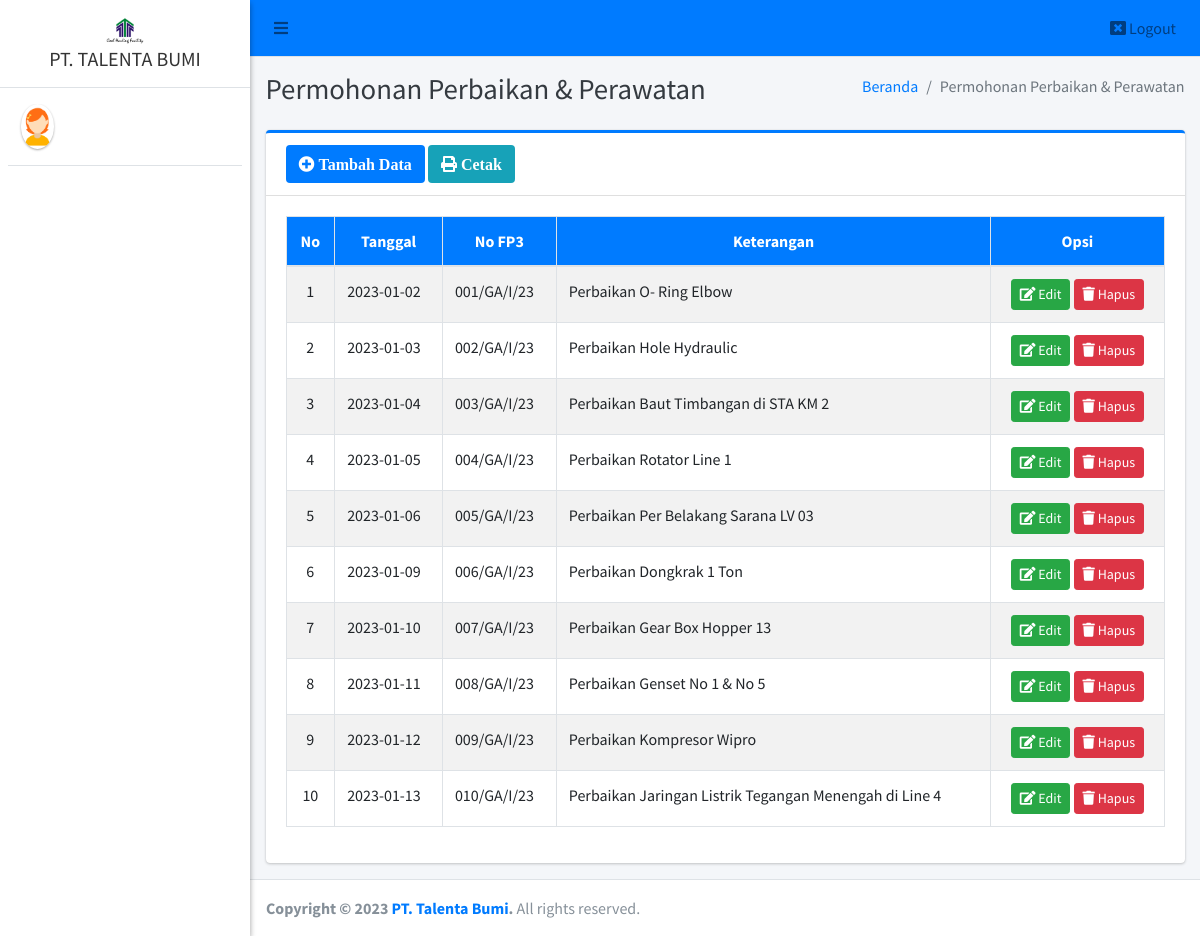
The page /admin/fp3/index.php on the database as committed earlier.
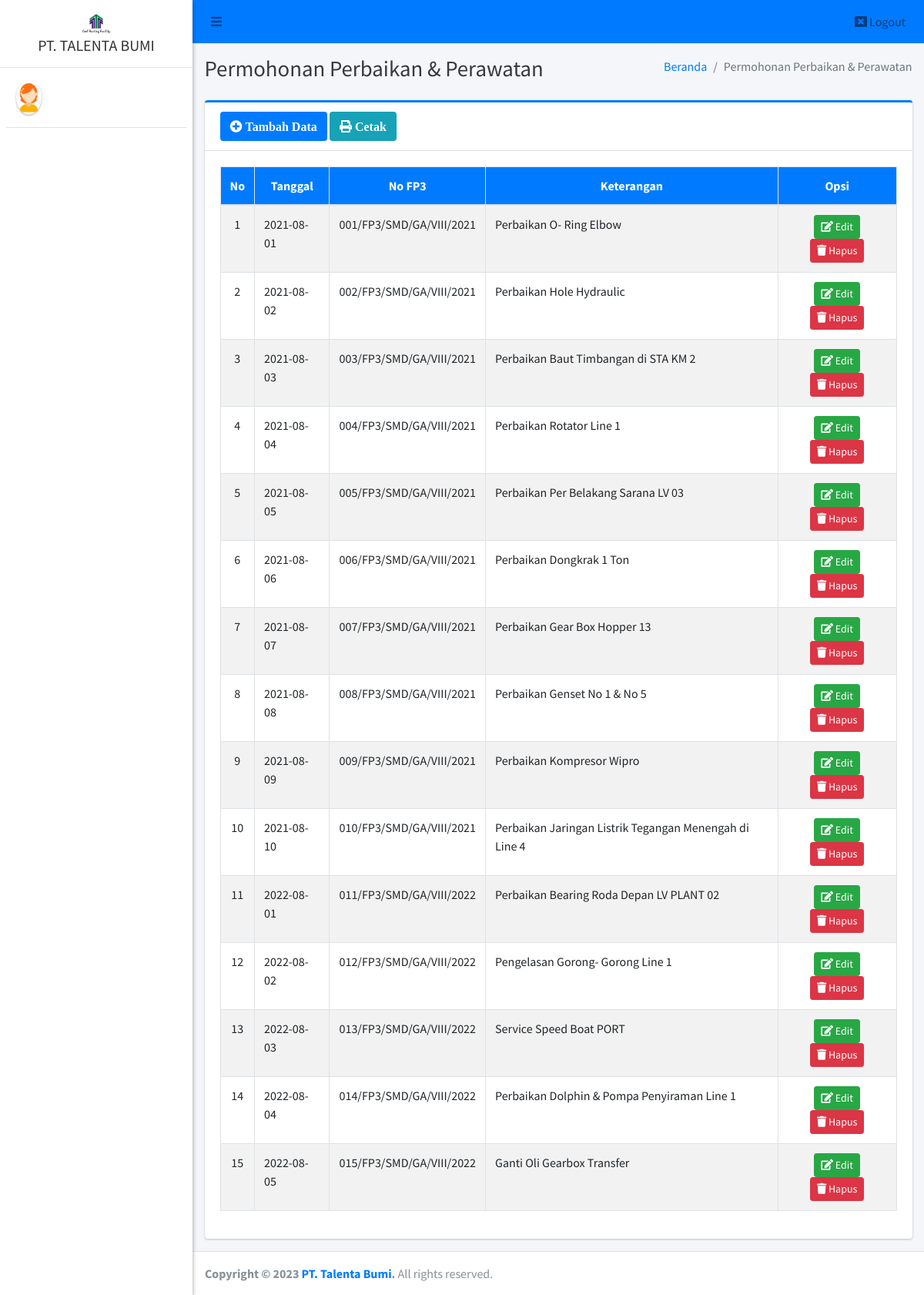
The same page on the database as committed later.
### tables this page shows
CREATE TABLE `fppp` (
  `id_fppp` int(11) NOT NULL,
  `tanggal_permintaan` date NOT NULL,
  `no_fppp` varchar(40) NOT NULL,
  `keterangan` text NOT NULL
);

### config/config.php (called while the page is built, shortened)
<?php
function base_url($url = null)
{
	$base_url = "http://localhost/talentabumi";
	if ($url != null) {
		return $base_url . "/" . $url;
	} else {
		return $base_url;
	}
}

### admin/fp3/index.php (the view, shortened to what this page needs)
<?php
require '../../config/config.php';
require '../../config/koneksi.php';
?>
<!DOCTYPE html>
<html>
<?php
include '../../templates/head.php';
?>
<body class="hold-transition sidebar-mini layout-fixed">
    <div class="wrapper">
        <?php
        include '../../templates/navbar.php';
        ?>
        <?php
        include '../../templates/sidebar.php';
        ?>
        <div class="content-wrapper">
            <div class="content-header">
                <div class="container-fluid">
                    <div class="row mb-2">
                        <div class="col-sm-6">
                            <h1 class="m-0 text-dark">Permohonan Perbaikan & Perawatan</h1>
                        </div>
                        <div class="col-sm-6">
                            <ol class="breadcrumb float-sm-right">
                                <li class="breadcrumb-item"><a href="#">Beranda</a></li>
                                <li class="breadcrumb-item active">Permohonan Perbaikan & Perawatan</li>
                            </ol>
                        </div>
                    </div>
                </div>
            </div>
            <section class="content">
                <div class="container-fluid">
                    <div class="row">
                        <div class="col-12">
                            <div class="card card-primary card-outline">
                                <div class="card-header">
                                    <a href="tambah" class="btn bg-primary"><i class="fa fa-plus-circle"> Tambah Data</i></a>
                                    <a href="#" data-toggle="modal" data-target="#fp3" class="btn bg-info"><i class="fa fa-print"> Cetak</i></a>
                                </div>
                                <div class="card-body">
                                    <div class="table-responsive">
                                        <table id="example1" class="table table-bordered table-striped">
                                            <thead class="bg-primary">
                                                <tr align="center">
                                                    <th>No</th>
                                                    <th>Tanggal</th>
                                                    <th>No FP3</th>
                                                    <th>Keterangan</th>
                                                    <th>Opsi</th>
                                                </tr>
                                            </thead>
                                            <tbody style="background-color: white">
                                                <?php
                                                $no = 1;
                                                $data = $koneksi->query("SELECT * FROM fppp ORDER BY id_fppp ASC");
                                                while ($row = $data->fetch_array()) {
                                                ?>
                                                    <tr>
                                                        <td align="center"><?= $no++ ?></td>
                                                        <td><?= $row['tanggal_permintaan'] ?></td>
                                                        <td><?= $row['no_fppp'] ?></td>
                                                        <td><?= $row['keterangan'] ?></td>
                                                        <td align="center">
                                                            <a href="edit?id=<?= $row['id_fppp'] ?>" class="btn btn-success btn-sm" title="Edit"><i class="fa fa-edit"></i> Edit</a>
                                                            <a href="hapus?id=<?= $row['id_fppp'] ?>" class="btn btn-danger btn-sm alert-hapus" title="Hapus"><i class="fa fa-trash"></i> Hapus</a>
                                                        </td>
                                                    </tr>
                                                <?php } ?>
                                            </tbody>
                                        </table>
                                    </div>
                                </div>
                            </div>
                        </div>
                    </div>
                </div>
            </section>
        </div>
        <?php include_once "../../templates/footer.php"; ?>
    </div>
</body>
</html>

### templates/head.php (shortened to what this page needs)
<head>
  <link rel="stylesheet" href="<?= base_url() ?>/assets/plugins/fontawesome-free/css/all.min.css">
  <link rel="stylesheet" href="https://code.ionicframework.com/ionicons/2.0.1/css/ionicons.min.css">
  <link rel="stylesheet" href="<?= base_url() ?>/assets/plugins/datatables-bs4/css/dataTables.bootstrap4.css">
  <link rel="stylesheet" href="<?= base_url() ?>/assets/plugins/ekko-lightbox/ekko-lightbox.css">
  <link rel="stylesheet" href="<?= base_url() ?>/assets/plugins/bootstrap-fileupload/bootstrap-fileupload.min.css">
  <link rel="stylesheet" href="<?= base_url() ?>/assets/plugins/tempusdominus-bootstrap-4/css/tempusdominus-bootstrap-4.min.css">
  <link rel="stylesheet" href="<?= base_url() ?>/assets/plugins/select2/css/select2.min.css">
  <link rel="stylesheet" href="<?= base_url() ?>/assets/plugins/select2-bootstrap4-theme/select2-bootstrap4.min.css">
  <link rel="stylesheet" href="<?= base_url() ?>/assets/plugins/icheck-bootstrap/icheck-bootstrap.min.css">
  <link rel="stylesheet" href="<?= base_url() ?>/assets/plugins/jqvmap/jqvmap.min.css">
  <link rel="stylesheet" href="<?= base_url() ?>/assets/dist/css/adminlte.min.css">
  <link rel="stylesheet" href="<?= base_url() ?>/assets/plugins/overlayScrollbars/css/OverlayScrollbars.min.css">
  <link rel="stylesheet" href="<?= base_url() ?>/assets/plugins/daterangepicker/daterangepicker.css">
  <link rel="stylesheet" href="<?= base_url() ?>/assets/plugins/summernote/summernote-bs4.css">
  <link rel="stylesheet" href="<?= base_url() ?>/assets/plugins/bootstrap-fileupload/bootstrap-fileupload.min.css">
  <link rel="stylesheet" href="<?= base_url() ?>/assets/alert/sweetalert.css">
</head>

### templates/navbar.php
<nav class="main-header navbar navbar-expand navbar-blue navbar-light">
  <ul class="navbar-nav">
    <li class="nav-item">
      <a class="nav-link" data-widget="pushmenu" href="#"><i class="fas fa-bars"></i></a>
    </li>
  </ul>
  <ul class="navbar-nav ml-auto">
    <li class="nav-item dropdown">
      <a class="nav-link alert-logout" href="<?= base_url('logout') ?>">
        <i class="fas fa-window-close"> </i> Logout
      </a>
    </li>
  </ul>
</nav>

### templates/sidebar.php (shortened to what this page needs)
<aside class="main-sidebar sidebar-light-green elevation-2">
  <a href="#" class="brand-link text-center">
    <img src="<?= base_url() ?>/assets/dist/img/logo.jpeg" style="width: 50px; justify-content: center; margin: auto; " alt="#" class="" style="opacity: .8"><br>
    <span class="brand-text font-weight-light"><b>PT. TALENTA BUMI</b></span>
  </a>
  <div class="sidebar">
    <div class="user-panel mt-3 pb-3 d-flex">
      <div class="image">
        <img src="<?= base_url() ?>/assets/dist/img/avatar6.png" class="img-circle elevation-1" alt="User Image">
      </div>
      <div class="info">
      </div>
    </div>
  </div>
</aside>

### templates/footer.php (shortened to what this page needs)
<footer class="main-footer">
  <strong>Copyright &copy; <?= date('Y') ?> <a href="#">PT. Talenta Bumi</a>.</strong>
  All rights reserved.
</footer>

Rows that differ between the two databases and show on the page:
changed fppp "Perbaikan O- Ring Elbow": tanggal_permintaan "2023-01-02" → "2021-08-01"; no_fppp "001/GA/I/23" → "001/FP3/SMD/GA/VIII/2021"
changed fppp "Perbaikan Hole Hydraulic": tanggal_permintaan "2023-01-03" → "2021-08-02"; no_fppp "002/GA/I/23" → "002/FP3/SMD/GA/VIII/2021"
changed fppp "Perbaikan Baut Timbangan di STA KM 2": tanggal_permintaan "2023-01-04" → "2021-08-03"; no_fppp "003/GA/I/23" → "003/FP3/SMD/GA/VIII/2021"
changed fppp "Perbaikan Rotator Line 1": tanggal_permintaan "2023-01-05" → "2021-08-04"; no_fppp "004/GA/I/23" → "004/FP3/SMD/GA/VIII/2021"
changed fppp "Perbaikan Per Belakang Sarana LV 03": tanggal_permintaan "2023-01-06" → "2021-08-05"; no_fppp "005/GA/I/23" → "005/FP3/SMD/GA/VIII/2021"
changed fppp "Perbaikan Dongkrak 1 Ton": tanggal_permintaan "2023-01-09" → "2021-08-06"; no_fppp "006/GA/I/23" → "006/FP3/SMD/GA/VIII/2021"
changed fppp "Perbaikan Gear Box Hopper 13": tanggal_permintaan "2023-01-10" → "2021-08-07"; no_fppp "007/GA/I/23" → "007/FP3/SMD/GA/VIII/2021"
changed fppp "Perbaikan Genset No 1 & No 5": tanggal_permintaan "2023-01-11" → "2021-08-08"; no_fppp "008/GA/I/23" → "008/FP3/SMD/GA/VIII/2021"
changed fppp "Perbaikan Kompresor Wipro": tanggal_permintaan "2023-01-12" → "2021-08-09"; no_fppp "009/GA/I/23" → "009/FP3/SMD/GA/VIII/2021"
changed fppp "Perbaikan Jaringan Listrik Tegangan Menengah di Line 4": tanggal_permintaan "2023-01-13" → "2021-08-10"; no_fppp "010/GA/I/23" → "010/FP3/SMD/GA/VIII/2021"
added fppp: tanggal_permintaan "2022-08-01", no_fppp "011/FP3/SMD/GA/VIII/2022", keterangan "Perbaikan Bearing Roda Depan LV PLANT 02"
added fppp: tanggal_permintaan "2022-08-02", no_fppp "012/FP3/SMD/GA/VIII/2022", keterangan "Pengelasan Gorong- Gorong Line 1"
added fppp: tanggal_permintaan "2022-08-03", no_fppp "013/FP3/SMD/GA/VIII/2022", keterangan "Service Speed Boat PORT"
added fppp: tanggal_permintaan "2022-08-04", no_fppp "014/FP3/SMD/GA/VIII/2022", keterangan "Perbaikan Dolphin & Pompa Penyiraman Line 1"
added fppp: tanggal_permintaan "2022-08-05", no_fppp "015/FP3/SMD/GA/VIII/2022", keterangan "Ganti Oli Gearbox Transfer"
